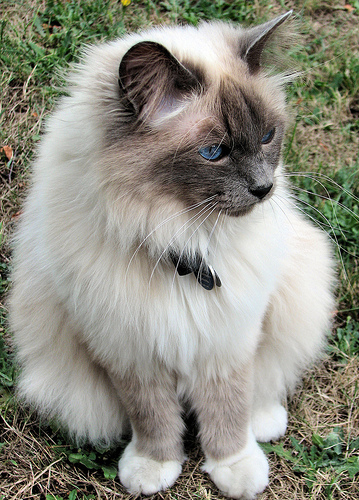
#> input picture cat.jpg, 359 x 500 px
$ jupyter execute data_augment_yolov5.ipynb
#> lines starting #> are read from the running program, lines starting #| are printed output that depends on the picture
[cell 1]
import random
import math
import cv2
import numpy as np
import matplotlib.pyplot as plt
from PIL import Image
import random

[cell 2]
# 读取示例图片
img1_path = './cat.jpg'
img2_path = './dog.jpg'
img1 = plt.imread(img1_path)
#> img1 is the input picture: shape (500, 359, 3); mean R, G, B 141.7, 141.4, 129.4
img2 = plt.imread(img2_path)
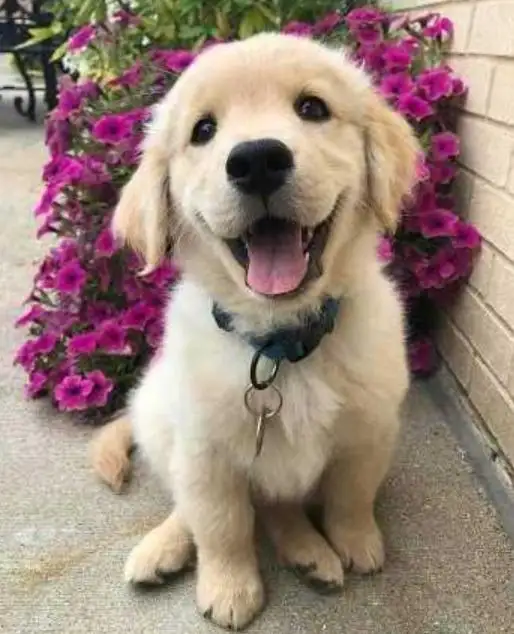
#> input picture dog.jpg, 514 x 634 px
#> img2 is the input picture: shape (634, 514, 3); mean R, G, B 154.5, 133.4, 122.4

[cell 3]
# 示例图片展示
fig = plt.figure(num=1, figsize=(6, 4), dpi=100)
ax1 = fig.add_subplot(1, 2, 1)
ax2 = fig.add_subplot(1, 2, 2)
ax1.imshow(img1)
ax1.set_title('cat')
ax2.imshow(img2)
ax2.set_title('dog')

### 1、HSV变换

[cell 4]
hgain = 0.5
sgain = 0.5
vgain = 0.5
# 展现原图
fig = plt.figure(num='hsv_test', figsize=(10, 50), dpi=120)
ax1 = fig.add_subplot(1, 5, 1)
dtype = img1.dtype
ax1.imshow(img1)
ax1.set_title('origin')
# 进行Hue调整
r = np.random.uniform(-2, 2, 3)*[hgain, sgain, vgain]+1
# r = np.random.uniform(0, 2, 3)
hue, sat, val = cv2.split(cv2.cvtColor(img1, cv2.COLOR_BGR2HSV))
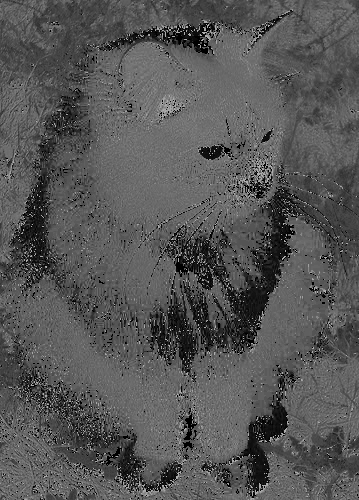
#> hue: shape (500, 359); min 0, max 179, mean 85.9
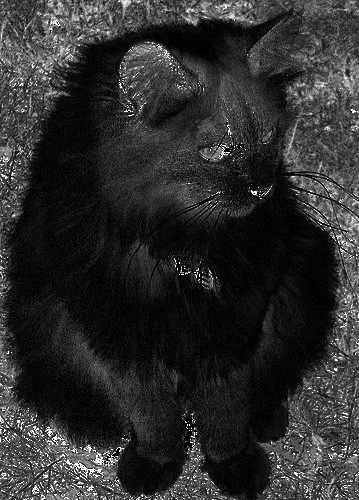
#> sat: shape (500, 359); min 0, max 255, mean 45.2
x = np.arange(0, 256, dtype=r.dtype)
lut_hue = ((x*r[0])%180).astype(dtype)
hue_image = cv2.merge((cv2.LUT(hue, lut_hue), cv2.LUT(sat, np.clip(x, 0, 255).astype(dtype)),cv2.LUT(val, np.clip(x, 0, 255).astype(dtype))))
#> hue_image: shape (500, 359, 3); mean H, S, V 91.8, 45.2, 146.8
hue_image = cv2.cvtColor(hue_image, cv2.COLOR_HSV2BGR)
ax2 = fig.add_subplot(1, 5, 2)
ax2.imshow(hue_image)
ax2.set_title('hue_image')
# 单独对Sat进行调整
lut_sat = np.clip(x*r[1], 0, 255).astype(dtype)
#> lut_sat = 256 values from 0 to 255
sat_image = cv2.merge((cv2.LUT(hue, np.clip(x, 0, 255).astype(dtype)),
                      cv2.LUT(sat, lut_sat),
                      cv2.LUT(val, np.clip(x, 0, 255).astype(dtype))))
#> sat_image: shape (500, 359, 3); mean H, S, V 85.9, 62.8, 146.8
sat_image = cv2.cvtColor(sat_image, cv2.COLOR_HSV2BGR)
ax3 = fig.add_subplot(1, 5, 3)
ax3.imshow(sat_image)
ax3.set_title('sat_image')
# 单独进行明亮度调整
lut_val = np.clip(x*r[2], 0, 255).astype(dtype)
#> lut_val = 256 values from 0 to 255
val_image = cv2.merge((cv2.LUT(hue, np.clip(x, 0, 255).astype(dtype)),
                      cv2.LUT(sat, np.clip(x, 0, 255).astype(dtype)),
                      cv2.LUT(val, lut_val)))
#> val_image: shape (500, 359, 3); mean H, S, V 85.9, 45.2, 173.5
val_image = cv2.cvtColor(val_image, cv2.COLOR_HSV2BGR)
ax4 = fig.add_subplot(1, 5, 4)
ax4.imshow(val_image)
ax4.set_title('val_image')
# 综合调整
hsv_image = cv2.merge((cv2.LUT(hue, lut_hue), cv2.LUT(sat, lut_sat), cv2.LUT(val, lut_val)))
#> hsv_image: shape (500, 359, 3); mean H, S, V 91.8, 62.8, 173.5
hsv_image = cv2.cvtColor(hsv_image, cv2.COLOR_HSV2BGR)
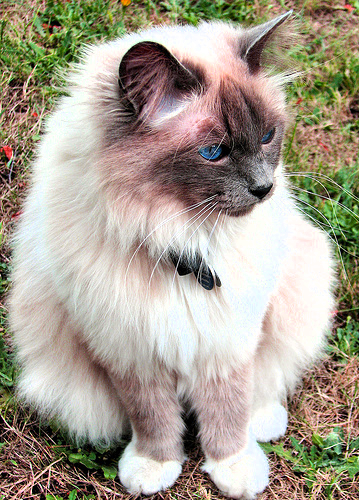
#> hsv_image: shape (500, 359, 3); mean R, G, B 167.1, 159.3, 144.5
hsv_image = np.array(hsv_image, dtype=np.uint8)
ax5 = fig.add_subplot(1, 5, 5)
ax5.imshow(hsv_image)
ax5.set_title('hsv_image')

### 2、旋转缩放

[cell 5]
degrees = 45
scale = 0.5
h, w, _ = img1.shape
#> h = 500; w = 359
# rotation and scale matrix
angle = random.uniform(-degrees, degrees)
random_scale = random.uniform(1-scale, 1+scale)
# 获得变换矩阵【2x3】,对比getPerspectivetransform【3x3】与getAffinetransform【2x3】方法获得的矩阵
rs_matrix = cv2.getRotationMatrix2D(angle=angle, center=(h/2, w/2), scale=random_scale)
# 进行变换，对比warpAffine与warpPerspective方法
img_rotation = cv2.warpAffine(img1, rs_matrix, dsize=(w, h), borderValue=(114,114,114))
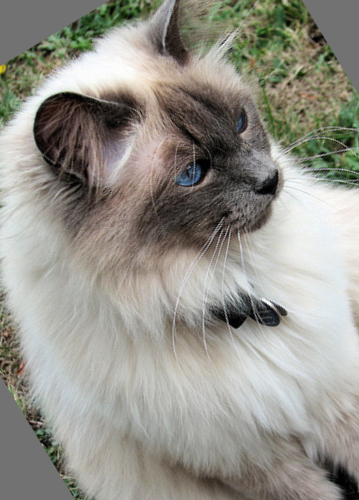
#> img_rotation: shape (500, 359, 3); mean R, G, B 148.4, 146.6, 138.2
# 原始图与变换图想对比
fig = plt.figure(num=2, figsize=(4, 8), dpi=120)
ax1 = fig.add_subplot(1,2,1)
ax1.imshow(img1)
ax1.set_title('origin')
ax2 = fig.add_subplot(1, 2, 2)
ax2.imshow(img_rotation)
ax2.set_title('scale_rotation_image')

## 3、平移

[cell 6]
h, w, _ = img1.shape
# 图像平移
dx = random.uniform(0.2, 0.5)*w
#> dx = 117.1
dy = random.uniform(0.2, 0.5)*h
#> dy = 138.8
# 构造平移矩阵
t_matrix = np.float32([[1, 0, dx], [0, 1, dy]])
#> t_matrix = [[1, 0, 117.1], [0, 1, 138.8]]
t_image = cv2.warpAffine(img1, t_matrix, dsize=(w, h), borderValue=(128, 128, 128))
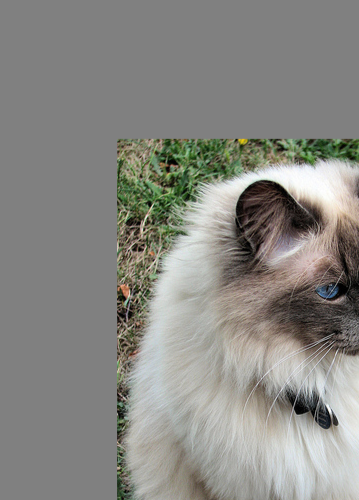
#> t_image: shape (500, 359, 3); mean R, G, B 137.1, 136.6, 131.7
# 图像对比展示
fig = plt.figure(num='t_image', figsize=(4, 8), dpi=120)
ax1 = fig.add_subplot(1, 2, 1)
ax1.imshow(img1)
ax1.set_title('origin')
ax2 = fig.add_subplot(1, 2, 2)
ax2.imshow(t_image)
ax2.set_title('t_image')

## 4、错切与非垂直投影

[cell 7]
# 图像信息
h, w, _ = img1.shape
degree = 30
x01 = math.tan(np.random.uniform(-degree, degree)*math.pi/180)
x10 = math.tan(np.random.uniform(-degree, degree)*math.pi/180)
# 构造变换矩阵
matrix = np.float32([[1, x01, 0], [x10, 1, 0]])
# 变化
img_out = cv2.warpAffine(img1, matrix, dsize=(w, h), borderValue=(114, 114, 114))
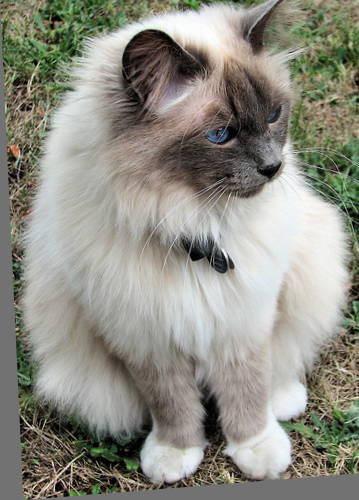
#> img_out: shape (500, 359, 3); mean R, G, B 142.7, 142, 131.7
# 图片展现
fig = plt.figure(num='test', figsize=(4, 8), dpi=120)
ax1 = fig.add_subplot(1, 2, 1)
ax1.imshow(img1)
ax1.set_title('origin')
ax2 = fig.add_subplot(1, 2, 2)
ax2.imshow(img_out)
ax2.set_title('test')

## 5、透视变换

[cell 8]
p = 0.001
h, w, c = img1.shape
im_copy = img1.copy()
P = np.eye(3)
P[2, 0] = random.uniform(-p, p)
P[2, 1] = random.uniform(-p, p)
perspective = cv2.warpPerspective(im_copy, P, dsize=(w, h), borderValue=(114, 114, 114))
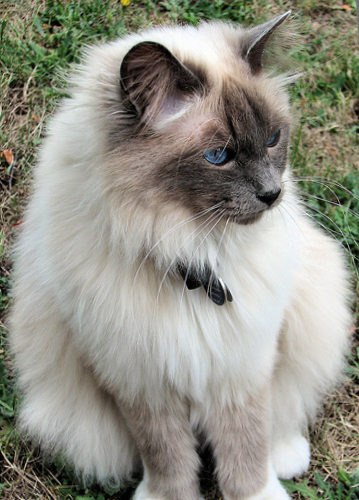
#> perspective: shape (500, 359, 3); mean R, G, B 145.8, 145.2, 134.3

plt.figure(figsize=(10, 20))
plt.subplot(1,2,1)
plt.imshow(img1)
plt.title("origin")

plt.subplot(1,2,2)
plt.imshow(perspective)
plt.title("perspective")

## 6、翻转

[cell 9]
# 图像左右、上下翻转
img_ud = np.flipud(img1)
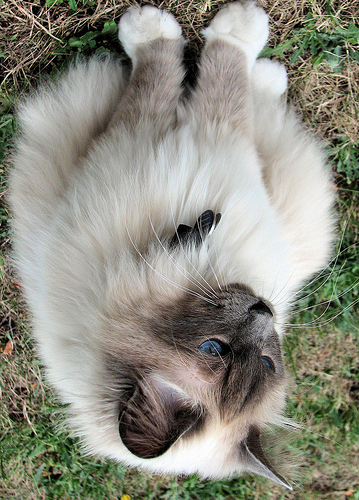
#> img_ud: shape (500, 359, 3); mean R, G, B 141.7, 141.4, 129.4
img_lr = np.fliplr(img1)
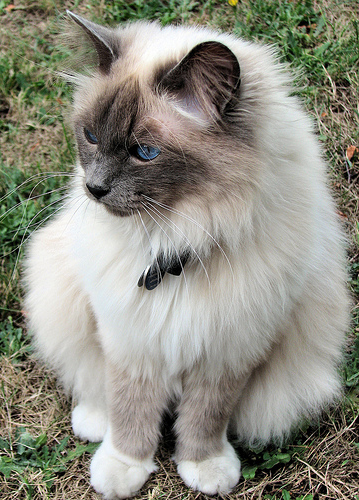
#> img_lr: shape (500, 359, 3); mean R, G, B 141.7, 141.4, 129.4
# 显示图片
fig = plt.figure(num='test_flip', figsize=(4, 12), dpi=120)
ax1 = fig.add_subplot(1, 3, 1)
ax1.imshow(img1)
ax1.set_title('origin')
ax2 = fig.add_subplot(1, 3, 2)
ax2.imshow(img_ud)
ax2.set_title('updown')
ax3 = fig.add_subplot(1, 3, 3)
ax3.imshow(img_lr)
ax3.set_title('left_right')
